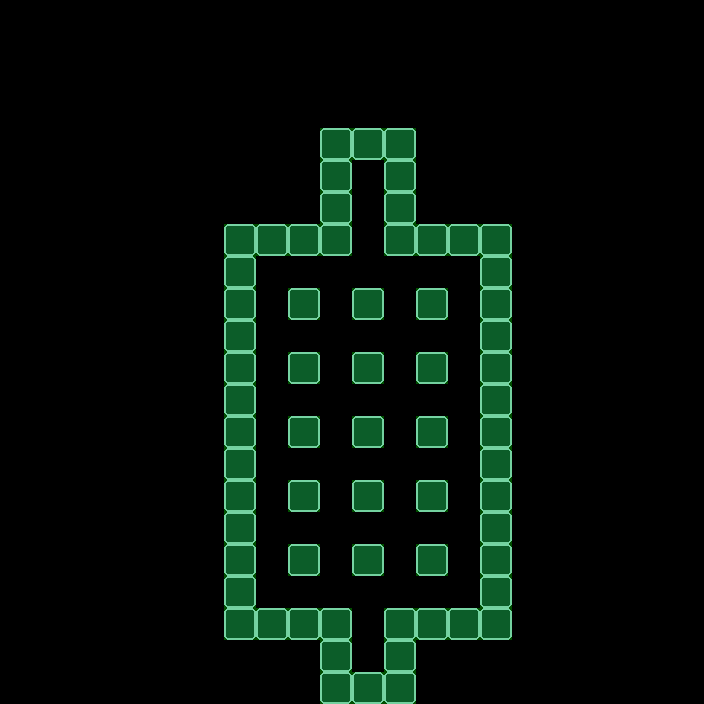

The image is a tile-based game level rendered from a .tmx file. Its description and complete source (layers, tilesets, objects, tile grids) follow:
An orthogonal 22x22 tile map with 32x32 px tiles, 2 tile layers (Parede, Colisor), 2 tilesets.

<map version="1.2" tiledversion="1.2.2" orientation="orthogonal" renderorder="right-down" width="22" height="22" tilewidth="32" tileheight="32" infinite="0" nextlayerid="3" nextobjectid="1">
 <tileset firstgid="1" name="Tileset PNG.fw" tilewidth="32" tileheight="32" tilecount="144" columns="12">
  <image source="../../Images/Tileset/Tileset PNG.fw.png" width="384" height="384" />
 </tileset>
 <tileset firstgid="145" source="../ColisorImage.tsx" />
 <layer id="1" name="Parede" width="22" height="22">
  <data encoding="csv">
0,0,0,0,0,0,0,0,0,0,0,0,0,0,0,0,0,0,0,0,0,0,
0,0,0,0,0,0,0,0,0,0,0,0,0,0,0,0,0,0,0,0,0,0,
0,0,0,0,0,0,0,0,0,0,0,0,0,0,0,0,0,0,0,0,0,0,
0,0,0,0,0,0,0,0,0,0,0,0,0,0,0,0,0,0,0,0,0,0,
0,0,0,0,0,0,0,0,0,0,65,65,65,0,0,0,0,0,0,0,0,0,
0,0,0,0,0,0,0,0,0,0,65,0,65,0,0,0,0,0,0,0,0,0,
0,0,0,0,0,0,0,0,0,0,65,0,65,0,0,0,0,0,0,0,0,0,
0,0,0,0,0,0,0,65,65,65,65,0,65,65,65,65,0,0,0,0,0,0,
0,0,0,0,0,0,0,65,0,0,0,0,0,0,0,65,0,0,0,0,0,0,
0,0,0,0,0,0,0,65,0,65,0,65,0,65,0,65,0,0,0,0,0,0,
0,0,0,0,0,0,0,65,0,0,0,0,0,0,0,65,0,0,0,0,0,0,
0,0,0,0,0,0,0,65,0,65,0,65,0,65,0,65,0,0,0,0,0,0,
0,0,0,0,0,0,0,65,0,0,0,0,0,0,0,65,0,0,0,0,0,0,
0,0,0,0,0,0,0,65,0,65,0,65,0,65,0,65,0,0,0,0,0,0,
0,0,0,0,0,0,0,65,0,0,0,0,0,0,0,65,0,0,0,0,0,0,
0,0,0,0,0,0,0,65,0,65,0,65,0,65,0,65,0,0,0,0,0,0,
0,0,0,0,0,0,0,65,0,0,0,0,0,0,0,65,0,0,0,0,0,0,
0,0,0,0,0,0,0,65,0,65,0,65,0,65,0,65,0,0,0,0,0,0,
0,0,0,0,0,0,0,65,0,0,0,0,0,0,0,65,0,0,0,0,0,0,
0,0,0,0,0,0,0,65,65,65,65,0,65,65,65,65,0,0,0,0,0,0,
0,0,0,0,0,0,0,0,0,0,65,0,65,0,0,0,0,0,0,0,0,0,
0,0,0,0,0,0,0,0,0,0,65,65,65,0,0,0,0,0,0,0,0,0
</data>
 </layer>
 <layer id="2" name="Colisor" width="22" height="22" opacity="0.31">
  <data encoding="csv">
0,0,0,0,0,0,0,0,0,0,0,0,0,0,0,0,0,0,0,0,0,0,
0,0,0,0,0,0,0,0,0,0,0,0,0,0,0,0,0,0,0,0,0,0,
0,0,0,0,0,0,0,0,0,0,0,0,0,0,0,0,0,0,0,0,0,0,
0,0,0,0,0,0,0,0,0,0,0,0,0,0,0,0,0,0,0,0,0,0,
0,0,0,0,0,0,0,0,0,0,145,145,145,0,0,0,0,0,0,0,0,0,
0,0,0,0,0,0,0,0,0,0,145,0,145,0,0,0,0,0,0,0,0,0,
0,0,0,0,0,0,0,0,0,0,145,0,145,0,0,0,0,0,0,0,0,0,
0,0,0,0,0,0,0,145,145,145,145,0,145,145,145,145,0,0,0,0,0,0,
0,0,0,0,0,0,0,145,0,0,0,0,0,0,0,145,0,0,0,0,0,0,
0,0,0,0,0,0,0,145,0,145,0,145,0,145,0,145,0,0,0,0,0,0,
0,0,0,0,0,0,0,145,0,0,0,0,0,0,0,145,0,0,0,0,0,0,
0,0,0,0,0,0,0,145,0,145,0,145,0,145,0,145,0,0,0,0,0,0,
0,0,0,0,0,0,0,145,0,0,0,0,0,0,0,145,0,0,0,0,0,0,
0,0,0,0,0,0,0,145,0,145,0,145,0,145,0,145,0,0,0,0,0,0,
0,0,0,0,0,0,0,145,0,0,0,0,0,0,0,145,0,0,0,0,0,0,
0,0,0,0,0,0,0,145,0,145,0,145,0,145,0,145,0,0,0,0,0,0,
0,0,0,0,0,0,0,145,0,0,0,0,0,0,0,145,0,0,0,0,0,0,
0,0,0,0,0,0,0,145,0,145,0,145,0,145,0,145,0,0,0,0,0,0,
0,0,0,0,0,0,0,145,0,0,0,0,0,0,0,145,0,0,0,0,0,0,
0,0,0,0,0,0,0,145,145,145,145,0,145,145,145,145,0,0,0,0,0,0,
0,0,0,0,0,0,0,0,0,0,145,0,145,0,0,0,0,0,0,0,0,0,
0,0,0,0,0,0,0,0,0,0,145,145,145,0,0,0,0,0,0,0,0,0
</data>
 </layer>
</map>
